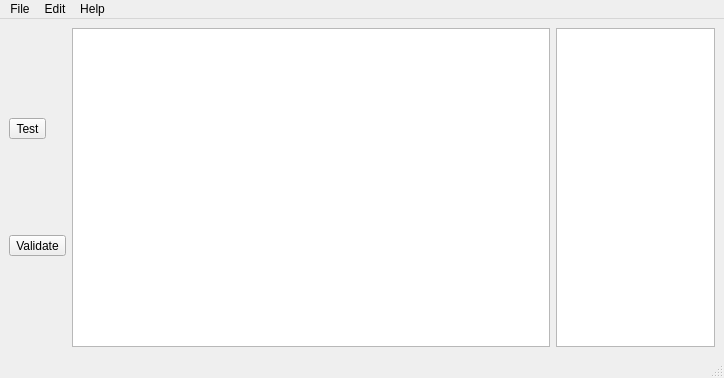
<?xml version="1.0" encoding="UTF-8"?>
<ui version="4.0">
 <class>ADCSWindow</class>
 <widget class="QMainWindow" name="ADCSWindow">
  <property name="geometry">
   <rect>
    <x>0</x>
    <y>0</y>
    <width>724</width>
    <height>378</height>
   </rect>
  </property>
  <property name="windowTitle">
   <string>Form1</string>
  </property>
  <widget class="QWidget" name="centralwidget">
   <layout class="QHBoxLayout" name="horizontalLayout_2">
    <item>
     <layout class="QHBoxLayout" name="horizontalLayout" stretch="0,3,1">
      <item>
       <layout class="QVBoxLayout" name="verticalLayout_3">
        <item>
         <widget class="QToolButton" name="toolButton_Start">
          <property name="mouseTracking">
           <bool>false</bool>
          </property>
          <property name="text">
           <string>Test</string>
          </property>
         </widget>
        </item>
        <item>
         <widget class="QToolButton" name="toolButton_End">
          <property name="text">
           <string>Validate</string>
          </property>
         </widget>
        </item>
       </layout>
      </item>
      <item>
       <widget class="QTextEdit" name="textEdit">
        <property name="font">
         <font>
          <pointsize>28</pointsize>
         </font>
        </property>
        <property name="midLineWidth">
         <number>7</number>
        </property>
       </widget>
      </item>
      <item>
       <widget class="QTableView" name="tableView"/>
      </item>
     </layout>
    </item>
   </layout>
  </widget>
  <widget class="QMenuBar" name="menuBar">
   <property name="geometry">
    <rect>
     <x>0</x>
     <y>0</y>
     <width>724</width>
     <height>27</height>
    </rect>
   </property>
   <widget class="QMenu" name="menuHelp">
    <property name="title">
     <string>Help</string>
    </property>
    <addaction name="actionAbout"/>
   </widget>
   <widget class="QMenu" name="menuFile">
    <property name="title">
     <string>File</string>
    </property>
    <addaction name="actionOpen"/>
    <addaction name="actionSave"/>
    <addaction name="actionSave_as"/>
    <addaction name="separator"/>
    <addaction name="actionExit"/>
   </widget>
   <widget class="QMenu" name="menuEdit">
    <property name="title">
     <string>Edit</string>
    </property>
   </widget>
   <addaction name="menuFile"/>
   <addaction name="menuEdit"/>
   <addaction name="menuHelp"/>
  </widget>
  <widget class="QStatusBar" name="statusBar"/>
  <action name="actionOpen">
   <property name="text">
    <string>Open</string>
   </property>
  </action>
  <action name="actionSave">
   <property name="text">
    <string>Save</string>
   </property>
  </action>
  <action name="actionSave_as">
   <property name="text">
    <string>Save as...</string>
   </property>
  </action>
  <action name="actionExit">
   <property name="text">
    <string>Exit</string>
   </property>
  </action>
  <action name="actionAbout">
   <property name="text">
    <string>About...</string>
   </property>
  </action>
 </widget>
 <resources/>
 <connections/>
</ui>
